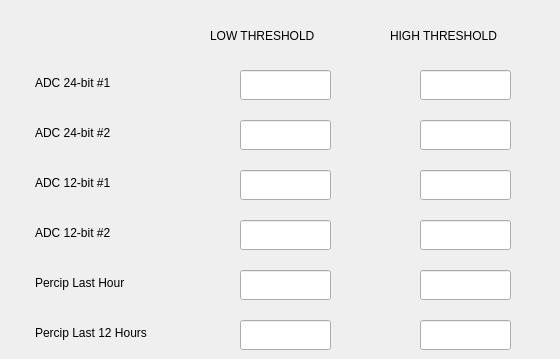
    <widget class="QWidget" name="tab">
     <attribute name="title">
      <string>Alarms</string>
     </attribute>
     <widget class="QLineEdit" name="a1_low">
      <property name="geometry">
       <rect>
        <x>240</x>
        <y>70</y>
        <width>91</width>
        <height>30</height>
       </rect>
      </property>
      <property name="readOnly">
       <bool>false</bool>
      </property>
     </widget>
     <widget class="QLabel" name="checkBox_90">
      <property name="geometry">
       <rect>
        <x>35</x>
        <y>70</y>
        <width>200</width>
        <height>25</height>
       </rect>
      </property>
      <property name="text">
       <string>ADC 24-bit #1</string>
      </property>
     </widget>
     <widget class="QLabel" name="checkBox_91">
      <property name="geometry">
       <rect>
        <x>35</x>
        <y>170</y>
        <width>200</width>
        <height>25</height>
       </rect>
      </property>
      <property name="text">
       <string>ADC 12-bit #1</string>
      </property>
     </widget>
     <widget class="QLabel" name="checkBox_92">
      <property name="geometry">
       <rect>
        <x>35</x>
        <y>320</y>
        <width>200</width>
        <height>25</height>
       </rect>
      </property>
      <property name="text">
       <string>Percip Last 12 Hours</string>
      </property>
      <property name="checked" stdset="0">
       <bool>false</bool>
      </property>
      <property name="tristate" stdset="0">
       <bool>false</bool>
      </property>
     </widget>
     <widget class="QLineEdit" name="ra_1_low">
      <property name="geometry">
       <rect>
        <x>240</x>
        <y>270</y>
        <width>91</width>
        <height>30</height>
       </rect>
      </property>
      <property name="readOnly">
       <bool>false</bool>
      </property>
     </widget>
     <widget class="QLabel" name="checkBox_94">
      <property name="geometry">
       <rect>
        <x>35</x>
        <y>270</y>
        <width>200</width>
        <height>25</height>
       </rect>
      </property>
      <property name="text">
       <string>Percip Last Hour</string>
      </property>
     </widget>
     <widget class="QLineEdit" name="a4_low">
      <property name="geometry">
       <rect>
        <x>240</x>
        <y>220</y>
        <width>91</width>
        <height>30</height>
       </rect>
      </property>
      <property name="readOnly">
       <bool>false</bool>
      </property>
     </widget>
     <widget class="QLineEdit" name="ra_12_low">
      <property name="geometry">
       <rect>
        <x>240</x>
        <y>320</y>
        <width>91</width>
        <height>30</height>
       </rect>
      </property>
      <property name="readOnly">
       <bool>false</bool>
      </property>
     </widget>
     <widget class="QLabel" name="checkBox_95">
      <property name="geometry">
       <rect>
        <x>35</x>
        <y>220</y>
        <width>200</width>
        <height>25</height>
       </rect>
      </property>
      <property name="text">
       <string>ADC 12-bit #2</string>
      </property>
     </widget>
     <widget class="QLabel" name="checkBox_96">
      <property name="geometry">
       <rect>
        <x>35</x>
        <y>120</y>
        <width>200</width>
        <height>25</height>
       </rect>
      </property>
      <property name="text">
       <string>ADC 24-bit #2</string>
      </property>
     </widget>
     <widget class="QLineEdit" name="a2_low">
      <property name="geometry">
       <rect>
        <x>240</x>
        <y>120</y>
        <width>91</width>
        <height>30</height>
       </rect>
      </property>
      <property name="readOnly">
       <bool>false</bool>
      </property>
     </widget>
     <widget class="QLineEdit" name="a3_low">
      <property name="geometry">
       <rect>
        <x>240</x>
        <y>170</y>
        <width>91</width>
        <height>30</height>
       </rect>
      </property>
      <property name="readOnly">
       <bool>false</bool>
      </property>
     </widget>
     <widget class="QLineEdit" name="ra_12_high">
      <property name="geometry">
       <rect>
        <x>420</x>
        <y>320</y>
        <width>91</width>
        <height>30</height>
       </rect>
      </property>
      <property name="readOnly">
       <bool>false</bool>
      </property>
     </widget>
     <widget class="QLineEdit" name="a3_high">
      <property name="geometry">
       <rect>
        <x>420</x>
        <y>170</y>
        <width>91</width>
        <height>30</height>
       </rect>
      </property>
      <property name="readOnly">
       <bool>false</bool>
      </property>
     </widget>
     <widget class="QLineEdit" name="a1_high">
      <property name="geometry">
       <rect>
        <x>420</x>
        <y>70</y>
        <width>91</width>
        <height>30</height>
       </rect>
      </property>
      <property name="readOnly">
       <bool>false</bool>
      </property>
     </widget>
     <widget class="QLineEdit" name="ra_1_high">
      <property name="geometry">
       <rect>
        <x>420</x>
        <y>270</y>
        <width>91</width>
        <height>30</height>
       </rect>
      </property>
      <property name="readOnly">
       <bool>false</bool>
      </property>
     </widget>
     <widget class="QLineEdit" name="a2_high">
      <property name="geometry">
       <rect>
        <x>420</x>
        <y>120</y>
        <width>91</width>
        <height>30</height>
       </rect>
      </property>
      <property name="readOnly">
       <bool>false</bool>
      </property>
     </widget>
     <widget class="QLineEdit" name="a4_high">
      <property name="geometry">
       <rect>
        <x>420</x>
        <y>220</y>
        <width>91</width>
        <height>30</height>
       </rect>
      </property>
      <property name="readOnly">
       <bool>false</bool>
      </property>
     </widget>
     <widget class="QLabel" name="label_24">
      <property name="geometry">
       <rect>
        <x>210</x>
        <y>20</y>
        <width>151</width>
        <height>31</height>
       </rect>
      </property>
      <property name="text">
       <string>LOW THRESHOLD</string>
      </property>
     </widget>
     <widget class="QLabel" name="label_40">
      <property name="geometry">
       <rect>
        <x>390</x>
        <y>20</y>
        <width>161</width>
        <height>31</height>
       </rect>
      </property>
      <property name="text">
       <string>HIGH THRESHOLD</string>
      </property>
     </widget>
    </widget>
